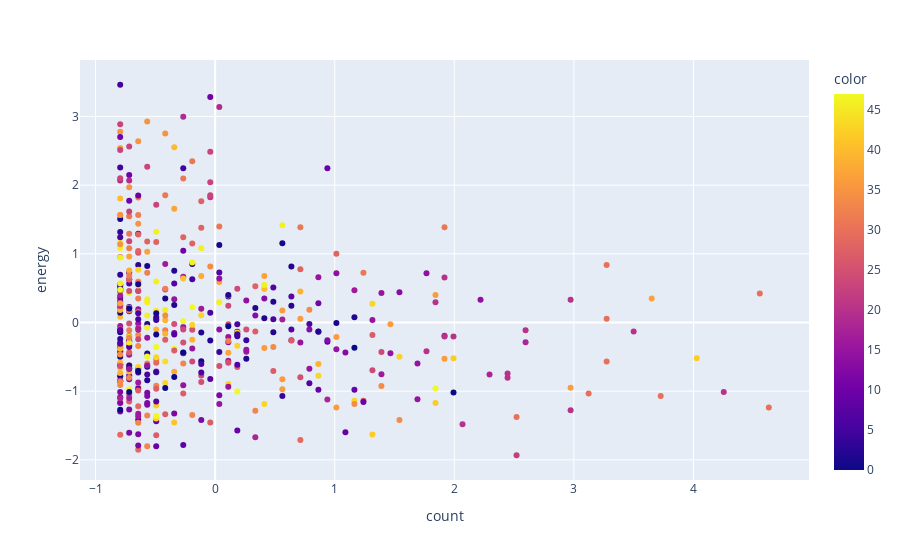

Notebook code cell kept with this figure:
### Code cell
cluster = KMeans(n_clusters=cluster_df.shape[0] // 10).fit_predict(cluster_df)
cluster_w_labels = cluster_df.reset_index()
cluster_w_labels['color'] = cluster
px.scatter(cluster_w_labels, x='count', y='energy', color='color', hover_data='trackName')

### Figure 1 — Plotly figure (JSON) as saved in the notebook; plotly's stock layout.template omitted (floating-point values rounded to 4 significant figures; data arrays with more than 128 entries replaced by an {"elided": "..."} marker saying what was removed)
{"data": [{"customdata": {"elided": "485x1 str values"}, "hovertemplate": "count=%{x}<br>energy=%{y}<br>trackName=%{customdata[0]}<br>color=%{marker.color}<extra></extra>", "legendgroup": "", "marker": {"color": {"elided": "485 int values"}, "coloraxis": "coloraxis", "symbol": "circle"}, "mode": "markers", "name": "", "orientation": "v", "showlegend": false, "type": "scatter", "x": {"elided": "485 float values"}, "xaxis": "x", "y": {"elided": "485 float values"}, "yaxis": "y"}], "layout": {"coloraxis": {"colorbar": {"title": {"text": "color"}}, "colorscale": [[0, "#0d0887"], [0.1111, "#46039f"], [0.2222, "#7201a8"], [0.3333, "#9c179e"], [0.4444, "#bd3786"], [0.5556, "#d8576b"], [0.6667, "#ed7953"], [0.7778, "#fb9f3a"], [0.8889, "#fdca26"], [1, "#f0f921"]]}, "legend": {"tracegroupgap": 0}, "margin": {"t": 60}, "xaxis": {"anchor": "y", "domain": [0, 1], "title": {"text": "count"}}, "yaxis": {"anchor": "x", "domain": [0, 1], "title": {"text": "energy"}}}}
